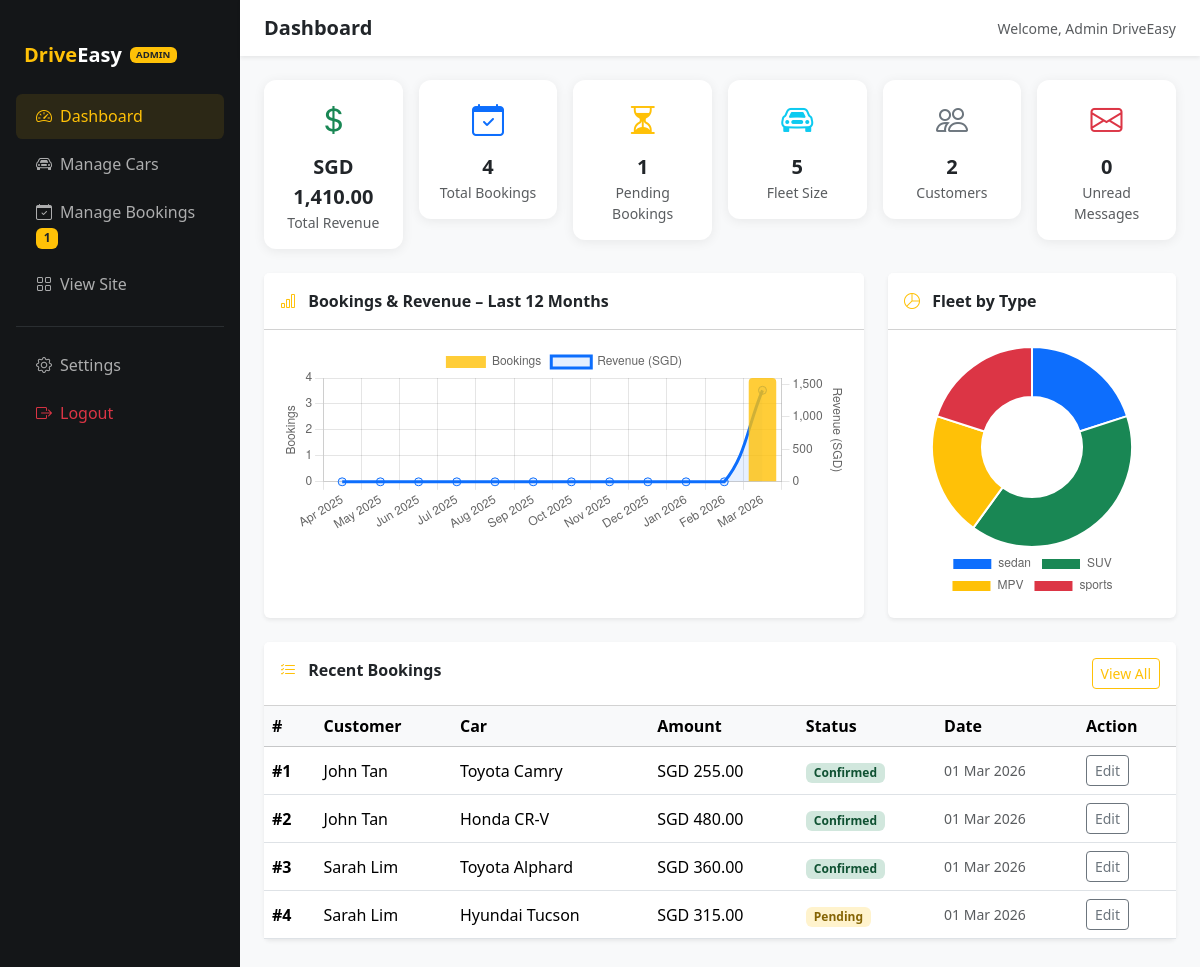
Page /admin/dashboard.php (signed in) on the committed database.
### tables this page shows
CREATE TABLE IF NOT EXISTS bookings (
    id              INT AUTO_INCREMENT PRIMARY KEY,
    user_id         INT           NOT NULL,
    car_id          INT           NOT NULL,
    pickup_location VARCHAR(150)  NOT NULL,
    start_date      DATE          NOT NULL,
    end_date        DATE          NOT NULL,
    total_cost      DECIMAL(10,2) NOT NULL,
    status          ENUM('pending','confirmed','cancelled') NOT NULL DEFAULT 'pending',
    promo_code      VARCHAR(30)   DEFAULT NULL,
    discount_amount DECIMAL(10,2) NOT NULL DEFAULT 0.00,
    notes           TEXT          DEFAULT NULL,
    created_at      TIMESTAMP DEFAULT CURRENT_TIMESTAMP,
    FOREIGN KEY (user_id) REFERENCES users(id)  ON DELETE CASCADE,
    FOREIGN KEY (car_id)  REFERENCES cars(id)   ON DELETE CASCADE
);

CREATE TABLE IF NOT EXISTS users (
    id            INT AUTO_INCREMENT PRIMARY KEY,
    name          VARCHAR(100)  NOT NULL,
    email         VARCHAR(150)  NOT NULL UNIQUE,
    password_hash VARCHAR(255)  NOT NULL,
    role          ENUM('user','admin') NOT NULL DEFAULT 'user',
    created_at    TIMESTAMP DEFAULT CURRENT_TIMESTAMP
);

CREATE TABLE IF NOT EXISTS cars (
    id            INT AUTO_INCREMENT PRIMARY KEY,
    brand         VARCHAR(50)   NOT NULL,
    model         VARCHAR(50)   NOT NULL,
    year          YEAR          NOT NULL,
    type          ENUM('sedan','SUV','MPV','sports') NOT NULL,
    daily_rate    DECIMAL(10,2) NOT NULL,
    status        ENUM('available','unavailable') NOT NULL DEFAULT 'available',
    image_path    VARCHAR(255)  DEFAULT 'assets/images/placeholder.jpg',
    description   TEXT,
    seats         TINYINT       NOT NULL DEFAULT 5,
    transmission  ENUM('automatic','manual') NOT NULL DEFAULT 'automatic',
    fuel_type     VARCHAR(30)   NOT NULL DEFAULT 'Petrol',
    mileage       VARCHAR(30)   DEFAULT 'Unlimited',
    created_at    TIMESTAMP DEFAULT CURRENT_TIMESTAMP
);

### includes/auth.php (called while the page is built, shortened)
<?php
function currentUserName(): string
{
    return htmlspecialchars($_SESSION['user_name'] ?? '', ENT_QUOTES, 'UTF-8');
}

### admin/dashboard.php (the view, shortened to what this page needs)
<?php
require_once dirname(__DIR__) . '/includes/db.php';
require_once dirname(__DIR__) . '/includes/auth.php';
$stats = [
    'total_cars'     => $pdo->query("SELECT COUNT(*) FROM cars")->fetchColumn(),
    'available_cars' => $pdo->query("SELECT COUNT(*) FROM cars WHERE status='available'")->fetchColumn(),
    'total_bookings' => $pdo->query("SELECT COUNT(*) FROM bookings")->fetchColumn(),
    'pending_books'  => $pdo->query("SELECT COUNT(*) FROM bookings WHERE status='pending'")->fetchColumn(),
    'total_users'    => $pdo->query("SELECT COUNT(*) FROM users WHERE role='user'")->fetchColumn(),
    'total_revenue'  => $pdo->query("SELECT COALESCE(SUM(total_cost),0) FROM bookings WHERE status!='cancelled'")->fetchColumn(),
    'unread_msgs'    => $pdo->query("SELECT COUNT(*) FROM contact_messages WHERE is_read=0")->fetchColumn(),
    'pending_reviews'=> $pdo->query("SELECT COUNT(*) FROM testimonials WHERE is_active=0")->fetchColumn(),
];
$recentBookings = $pdo->query(
    "SELECT b.id, b.status, b.total_cost, b.created_at,
            u.name AS customer, c.brand, c.model
     FROM bookings b
     JOIN users u ON u.id = b.user_id
     JOIN cars  c ON c.id = b.car_id
     ORDER BY b.created_at DESC
     LIMIT 8"
)->fetchAll();
$monthlyData = $pdo->query(
    "SELECT DATE_FORMAT(created_at, '%b %Y') AS month_label,
            DATE_FORMAT(created_at, '%Y-%m') AS month_key,
            COUNT(*) AS booking_count,
            COALESCE(SUM(total_cost),0) AS revenue
     FROM bookings
     WHERE created_at >= DATE_SUB(CURDATE(), INTERVAL 12 MONTH)
     GROUP BY month_key
     ORDER BY month_key ASC"
)->fetchAll();
$chartLabels   = [];
$chartCounts   = [];
$chartRevenue  = [];
$now = new DateTime();
for ($i = 11; $i >= 0; $i--) {
    $d = clone $now;
    $d->modify("-{$i} months");
    $key   = $d->format('Y-m');
    $label = $d->format('M Y');
    $chartLabels[]  = $label;
    $found = false;
    foreach ($monthlyData as $row) {
        if ($row['month_key'] === $key) {
            $chartCounts[]  = (int)$row['booking_count'];
            $chartRevenue[] = (float)$row['revenue'];
            $found = true;
            break;
        }
    }
    if (!$found) {
        $chartCounts[]  = 0;
        $chartRevenue[] = 0;
    }
}
$carTypeData = $pdo->query(
    "SELECT type, COUNT(*) as cnt FROM cars GROUP BY type"
)->fetchAll();
?>
<!DOCTYPE html>
<html lang="en">
<head>
    <link rel="stylesheet" href="https://cdn.jsdelivr.net/npm/bootstrap@5.3.2/dist/css/bootstrap.min.css">
    <link rel="stylesheet" href="https://cdn.jsdelivr.net/npm/bootstrap-icons@1.11.3/font/bootstrap-icons.min.css">
    <link rel="stylesheet" href="/assets/css/style.css">
</head>
<body>
<div class="d-flex" style="min-height:100vh;">
    <nav class="admin-sidebar d-none d-lg-flex flex-column" style="width:240px; flex-shrink:0;"
         aria-label="Admin navigation">
        <a href="/admin/dashboard.php" class="d-flex align-items-center gap-2 px-4 py-3 text-decoration-none mb-2">
            <span class="fw-bold fs-5">
                <span class="text-warning">Drive</span><span class="text-white">Easy</span>
            </span>
            <span class="badge bg-warning text-dark" style="font-size:0.6rem;">ADMIN</span>
        </a>
        <div class="px-3">
            <ul class="nav flex-column">
                <li class="nav-item">
                    <a class="nav-link active" href="/admin/dashboard.php">
                        <i class="bi bi-speedometer2 me-2" aria-hidden="true"></i>Dashboard
                    </a>
                </li>
                <li class="nav-item">
                    <a class="nav-link" href="/admin/manage-cars.php">
                        <i class="bi bi-car-front me-2" aria-hidden="true"></i>Manage Cars
                    </a>
                </li>
                <li class="nav-item">
                    <a class="nav-link" href="/admin/manage-bookings.php">
                        <i class="bi bi-calendar-check me-2" aria-hidden="true"></i>Manage Bookings
                        <?php if ($stats['pending_books'] > 0): ?>
                        <span class="badge bg-warning text-dark ms-auto">
                            <?= (int)$stats['pending_books'] ?>
                        </span>
                        <?php endif; ?>
                    </a>
                </li>
                <li class="nav-item">
                    <a class="nav-link" href="/fleet.php">
                        <i class="bi bi-grid me-2" aria-hidden="true"></i>View Site
                    </a>
                </li>
            </ul>
            <hr class="border-secondary my-3">
            <ul class="nav flex-column">
                <li class="nav-item">
                    <a class="nav-link" href="/profile.php">
                        <i class="bi bi-gear me-2" aria-hidden="true"></i>Settings
                    </a>
                </li>
                <li class="nav-item">
                    <a class="nav-link text-danger" href="/logout.php">
                        <i class="bi bi-box-arrow-right me-2" aria-hidden="true"></i>Logout
                    </a>
                </li>
            </ul>
        </div>
    </nav>
    <div class="flex-grow-1 bg-light">
        <header class="bg-white shadow-sm px-4 py-3 d-flex justify-content-between align-items-center sticky-top">
            <div class="d-flex align-items-center gap-3">
                <h1 class="h5 mb-0 fw-bold">Dashboard</h1>
            </div>
            <div class="d-flex align-items-center gap-3">
                <span class="small text-muted">
                    Welcome, <?= currentUserName() ?>
                </span>
            </div>
        </header>
        <main class="p-4">
            <div class="row g-3 mb-4">
                <?php
                $statCards = [
                    ['Total Revenue',   'SGD '.number_format((float)$stats['total_revenue'],2), 'bi-currency-dollar', 'success', '/admin/manage-bookings.php'],
                    ['Total Bookings',  $stats['total_bookings'],  'bi-calendar-check',  'primary', '/admin/manage-bookings.php'],
                    ['Pending Bookings',$stats['pending_books'],   'bi-hourglass-split', 'warning', '/admin/manage-bookings.php?status=pending'],
                    ['Fleet Size',      $stats['total_cars'],      'bi-car-front',       'info',    '/admin/manage-cars.php'],
                    ['Customers',       $stats['total_users'],     'bi-people',          'secondary','/index.php'],
                    ['Unread Messages', $stats['unread_msgs'],     'bi-envelope',        'danger',  '/contact.php'],
                ];
                foreach ($statCards as $sc): ?>
                <div class="col-6 col-md-4 col-xl-2">
                    <a href="<?= $sc[4] ?>" class="text-decoration-none">
                        <div class="card admin-stat-card text-center p-3">
                            <i class="bi <?= $sc[2] ?> fs-2 text-<?= $sc[3] ?> mb-2"
                               aria-hidden="true"></i>
                            <div class="fw-bold fs-5"><?= htmlspecialchars((string)$sc[1]) ?></div>
                            <div class="text-muted small"><?= htmlspecialchars($sc[0]) ?></div>
                        </div>
                    </a>
                </div>
                <?php endforeach; ?>
            </div>
            <div class="row g-4 mb-4">
                <div class="col-12 col-lg-8">
                    <div class="card border-0 shadow-sm h-100">
                        <div class="card-header bg-white fw-bold py-3">
                            <i class="bi bi-bar-chart me-2 text-warning" aria-hidden="true"></i>
                            Bookings &amp; Revenue – Last 12 Months
                        </div>
                        <div class="card-body">
                            <canvas id="bookingsChart" aria-label="Bookings per month bar chart"
                                    role="img" height="100"></canvas>
                        </div>
                    </div>
                </div>
                <div class="col-12 col-lg-4">
                    <div class="card border-0 shadow-sm h-100">
                        <div class="card-header bg-white fw-bold py-3">
                            <i class="bi bi-pie-chart me-2 text-warning" aria-hidden="true"></i>
                            Fleet by Type
                        </div>
                        <div class="card-body d-flex align-items-center justify-content-center">
                            <canvas id="fleetChart" aria-label="Fleet type doughnut chart"
                                    role="img" width="200" height="200"></canvas>
                        </div>
                    </div>
                </div>
            </div>
            <div class="card border-0 shadow-sm mb-4">
                <div class="card-header bg-white fw-bold py-3 d-flex justify-content-between">
                    <span>
                        <i class="bi bi-list-check me-2 text-warning" aria-hidden="true"></i>
                        Recent Bookings
                    </span>
                    <a href="/admin/manage-bookings.php" class="btn btn-sm btn-outline-warning">
                        View All
                    </a>
                </div>
                <div class="card-body p-0">
                    <div class="table-responsive">
                        <table class="table table-hover align-middle mb-0">
                            <thead class="table-light">
                                <tr>
                                    <th scope="col">#</th>
                                    <th scope="col">Customer</th>
                                    <th scope="col">Car</th>
                                    <th scope="col">Amount</th>
                                    <th scope="col">Status</th>
                                    <th scope="col">Date</th>
                                    <th scope="col">Action</th>
                                </tr>
                            </thead>
                            <tbody>
                                <?php foreach ($recentBookings as $b): ?>
                                <tr>
                                    <td class="fw-semibold">#<?= (int)$b['id'] ?></td>
                                    <td><?= htmlspecialchars($b['customer']) ?></td>
                                    <td><?= htmlspecialchars($b['brand'] . ' ' . $b['model']) ?></td>
                                    <td>SGD <?= number_format((float)$b['total_cost'], 2) ?></td>
                                    <td>
                                        <span class="badge status-<?= htmlspecialchars($b['status']) ?> px-2 py-1 text-capitalize">
                                            <?= htmlspecialchars($b['status']) ?>
                                        </span>
                                    </td>
                                    <td class="text-muted small">
                                        <?= htmlspecialchars(date('d M Y', strtotime($b['created_at']))) ?>
                                    </td>
                                    <td>
                                        <a href="/admin/manage-bookings.php?edit=<?= (int)$b['id'] ?>"
                                           class="btn btn-xs btn-outline-secondary btn-sm">
                                            Edit
                                        </a>
                                    </td>
                                </tr>
                                <?php endforeach; ?>
                            </tbody>
                        </table>
                    </div>
                </div>
            </div>
        </main>
    </div>
</div>
<script>
// ── Bookings & Revenue Bar Chart ──────────────────────────
const bCtx = document.getElementById('bookingsChart').getContext('2d');
new Chart(bCtx, {
    type: 'bar',
    data: {
        labels: <?= json_encode($chartLabels) ?>,
        datasets: [
            {
                label: 'Bookings',
                data: <?= json_encode($chartCounts) ?>,
                backgroundColor: 'rgba(255, 193, 7, 0.8)',
                borderRadius: 4,
                yAxisID: 'y',
            },
            {
                label: 'Revenue (SGD)',
                data: <?= json_encode($chartRevenue) ?>,
                type: 'line',
                borderColor: '#0d6efd',
                backgroundColor: 'rgba(13,110,253,0.1)',
                fill: true,
                tension: 0.4,
                yAxisID: 'y1',
                pointRadius: 4,
            }
        ]
    },
    options: {
        responsive: true,
        interaction: { mode: 'index', intersect: false },
        plugins: {
            legend: { position: 'top' },
            tooltip: {
                callbacks: {
                    label: ctx => ctx.datasetIndex === 1
                        ? ' SGD ' + ctx.raw.toFixed(2)
                        : ' ' + ctx.raw + ' booking(s)'
                }
            }
        },
        scales: {
            y:  { beginAtZero: true, title: { display: true, text: 'Bookings' }, ticks: { stepSize: 1 } },
            y1: { beginAtZero: true, position: 'right', title: { display: true, text: 'Revenue (SGD)' },
                  grid: { drawOnChartArea: false } },
        }
    }
});
// ── Fleet Doughnut Chart ──────────────────────────────────
const fCtx = document.getElementById('fleetChart').getContext('2d');
new Chart(fCtx, {
    type: 'doughnut',
    data: {
        labels: <?= json_encode(array_column($carTypeData, 'type')) ?>,
        datasets: [{
            data:  <?= json_encode(array_column($carTypeData, 'cnt')) ?>,
            backgroundColor: ['#0d6efd','#198754','#ffc107','#dc3545'],
            hoverOffset: 8,
        }]
    },
    options: {
        responsive: true,
        plugins: {
            legend: { position: 'bottom' }
        }
    }
});
</script>
</body>
</html>

### rows in the picture
bookings: id "1", user.name "John Tan", car.model "Toyota Camry", total_cost "255.00", status "Confirmed", created_at "01 Mar 2026"
bookings: id "2", user.name "John Tan", car.model "Honda CR-V", total_cost "480.00", status "Confirmed", created_at "01 Mar 2026"
bookings: id "3", user.name "Sarah Lim", car.model "Toyota Alphard", total_cost "360.00", status "Confirmed", created_at "01 Mar 2026"
bookings: id "4", user.name "Sarah Lim", car.model "Hyundai Tucson", total_cost "315.00", status "Pending", created_at "01 Mar 2026"

### other values in the picture
$stats['pending_books'] "1"
currentUserName() "Admin DriveEasy"
$sc[1] "SGD 1,410.00"
$sc[0] "Total Revenue"
$sc[1] "4"
$sc[0] "Total Bookings"
$sc[1] "1"
$sc[0] "Pending Bookings"
$sc[1] "5"
$sc[0] "Fleet Size"
$sc[1] "2"
$sc[0] "Customers"
$sc[1] "0"
$sc[0] "Unread Messages"
chart data {{ json_encode($chartCounts) }} [0,0,0,0,0,0,0,0,0,0,0,4]
